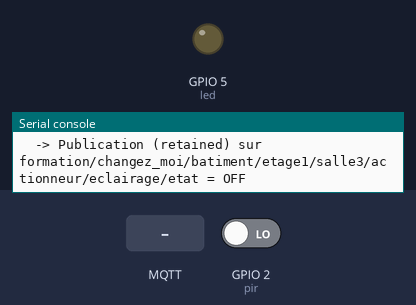
This program was run on a simulated ESP32 board running MicroPython. Shown: output pins drawn as LEDs (lit = HIGH), the last lines printed to the serial console. Wiring (from the project's diagram.json): PIR motion sensor on GPIO 2, yellow LED on GPIO 5. The inputs (shaded band) are chosen by the test bench; at power-on: GPIO 2 (pir) LOW. WiFi joins after 1.5 s; no MQTT or app messages arrive unless stated.

Above: at 2.8 s.
2.9 s: GPIO 2 (pir) driven HIGH
At 4.4 s:
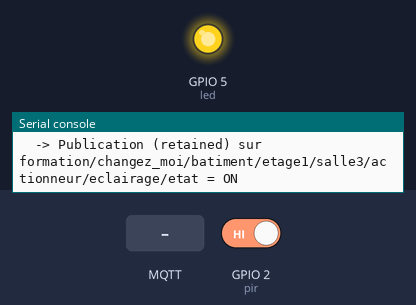
6.1 s: MQTT message "OFF" arrives on the first subscribed topic
At 7.2 s:
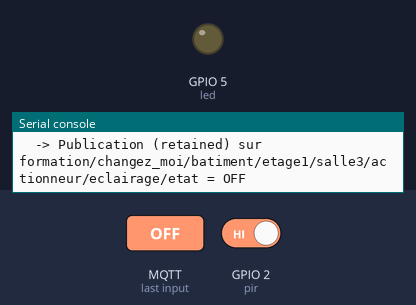
7.7 s: MQTT message "ON" arrives on the first subscribed topic
At 8.6 s:
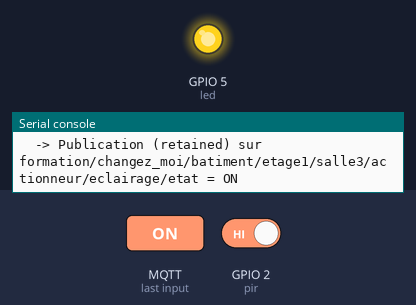
Timing chart, 0 to 10.3 s (numbered marks = the images above; inputs shaded):
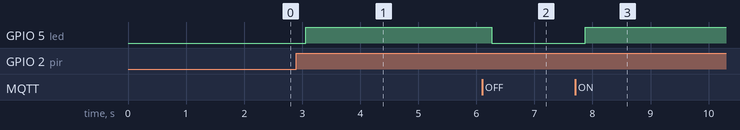

The program:

main.py
```python
"""
============================================================================
 FIL ROUGE "Batiment intelligent du centre de formation" - ETAPE 6 / 7
 Un actionneur pilote a distance (version MicroPython)
============================================================================

On se concentre sur l'ACTIONNEUR : la LED (eclairage) et le PIR (presence).
Deux logiques coexistent :

  1) Logique LOCALE (comme depuis l'etape 2) : la LED s'allume si une
     presence est detectee (on simplifie ici : plus de LDR).

  2) Logique A DISTANCE (nouveaute) : l'ESP32 est ABONNE (subscribe) au
     topic de commande suivant :

         formation/<PRENOM>/batiment/etage1/salle3/actionneur/eclairage/commande

     Un message "ON" force l'allumage, "OFF" force l'extinction, "AUTO"
     repasse en mode automatique (pilote par le PIR).

Cote etat, l'ESP32 PUBLIE l'etat courant de la LED, en RETAINED, sur :

    formation/<PRENOM>/batiment/etage1/salle3/actionneur/eclairage/etat

Le flag "retained" permet a un nouvel abonne qui se connecte APRES la
publication de recevoir immediatement le dernier etat connu.

En MicroPython, on utilise client.set_callback(...) pour reagir aux
messages recus, client.subscribe(...) pour s'abonner, et
client.check_msg() (non bloquant) dans la boucle pour verifier s'il y a un
message en attente, sans jamais bloquer la lecture du PIR.

IMPORTANT : personnalisez PRENOM avant de lancer la simulation.

Prochaine etape (7/7, bonus) : on approfondit "retained" et on ajoute un
Last Will and Testament (LWT).
============================================================================
"""

from machine import Pin
import network
import time
from umqtt.simple import MQTTClient

PRENOM = "changez_moi"

SSID_WIFI = "Wokwi-GUEST"
MOT_DE_PASSE_WIFI = ""

ADRESSE_BROKER = "test.mosquitto.org"
PORT_BROKER = 1883

BROCHE_PIR = 2
BROCHE_LED = 5

pir = Pin(BROCHE_PIR, Pin.IN)
led = Pin(BROCHE_LED, Pin.OUT)

RACINE = "formation/{}/batiment/etage1/salle3/actionneur/eclairage/".format(PRENOM)
TOPIC_COMMANDE = RACINE + "commande"
TOPIC_ETAT = RACINE + "etat"

# Mode courant : "AUTO" (pilote par le PIR), "ON" ou "OFF" (force via MQTT)
mode_courant = "AUTO"
dernier_etat_publie = None


def sur_message_recu(topic, message):
    global mode_courant
    texte = message.decode()
    print("Message recu sur '{}' : {}".format(topic.decode(), texte))
    if texte in ("ON", "OFF", "AUTO"):
        mode_courant = texte
    else:
        print("  (commande non reconnue, valeurs attendues : ON / OFF / AUTO)")


def connecter_wifi():
    sta = network.WLAN(network.STA_IF)
    sta.active(True)
    if not sta.isconnected():
        print("Connexion au Wi-Fi '{}' ...".format(SSID_WIFI), end="")
        sta.connect(SSID_WIFI, MOT_DE_PASSE_WIFI)
        while not sta.isconnected():
            time.sleep_ms(250)
            print(".", end="")
    print(" connecte !")
    print("Adresse IP :", sta.ifconfig()[0])


def connecter_mqtt():
    client_id = "esp32-formation-{}".format(PRENOM)
    client = MQTTClient(client_id, ADRESSE_BROKER, port=PORT_BROKER)
    client.set_callback(sur_message_recu)
    while True:
        try:
            client.connect()
            client.subscribe(TOPIC_COMMANDE)
            print("Connecte au broker MQTT, abonne a", TOPIC_COMMANDE)
            return client
        except OSError as erreur:
            print("Echec connexion MQTT ({}), nouvel essai dans 2s".format(erreur))
            time.sleep(2)


def publier_etat(client, allume):
    global dernier_etat_publie
    if allume == dernier_etat_publie:
        return
    client.publish(TOPIC_ETAT, "ON" if allume else "OFF", retain=True)
    dernier_etat_publie = allume
    print("  -> Publication (retained) sur {} = {}".format(TOPIC_ETAT, "ON" if allume else "OFF"))


print()
print("=== Fil rouge - Etape 6/7 (MicroPython) : actionneur pilote a distance ===")

connecter_wifi()
client_mqtt = connecter_mqtt()

while True:
    try:
        client_mqtt.check_msg()  # verifie si une commande MQTT est arrivee (non bloquant)
    except OSError as erreur:
        print("Connexion MQTT perdue ({}), reconnexion...".format(erreur))
        client_mqtt = connecter_mqtt()

    presence = pir.value()

    if mode_courant == "ON":
        eclairage_allume = True
    elif mode_courant == "OFF":
        eclairage_allume = False
    else:  # AUTO
        eclairage_allume = (presence == 1)

    led.value(1 if eclairage_allume else 0)

    try:
        publier_etat(client_mqtt, eclairage_allume)
    except OSError as erreur:
        print("Erreur de publication ({}), reconnexion...".format(erreur))
        client_mqtt = connecter_mqtt()

    time.sleep_ms(200)  # petite pause pour ne pas saturer la boucle
```

Measured:
- after the input at 2.9 s, GPIO 5 (led): LOW → HIGH after 0.16 s
- after the input at 6.1 s, GPIO 5 (led): HIGH → LOW after 0.17 s
- after the input at 7.7 s, GPIO 5 (led): LOW → HIGH after 0.18 s
